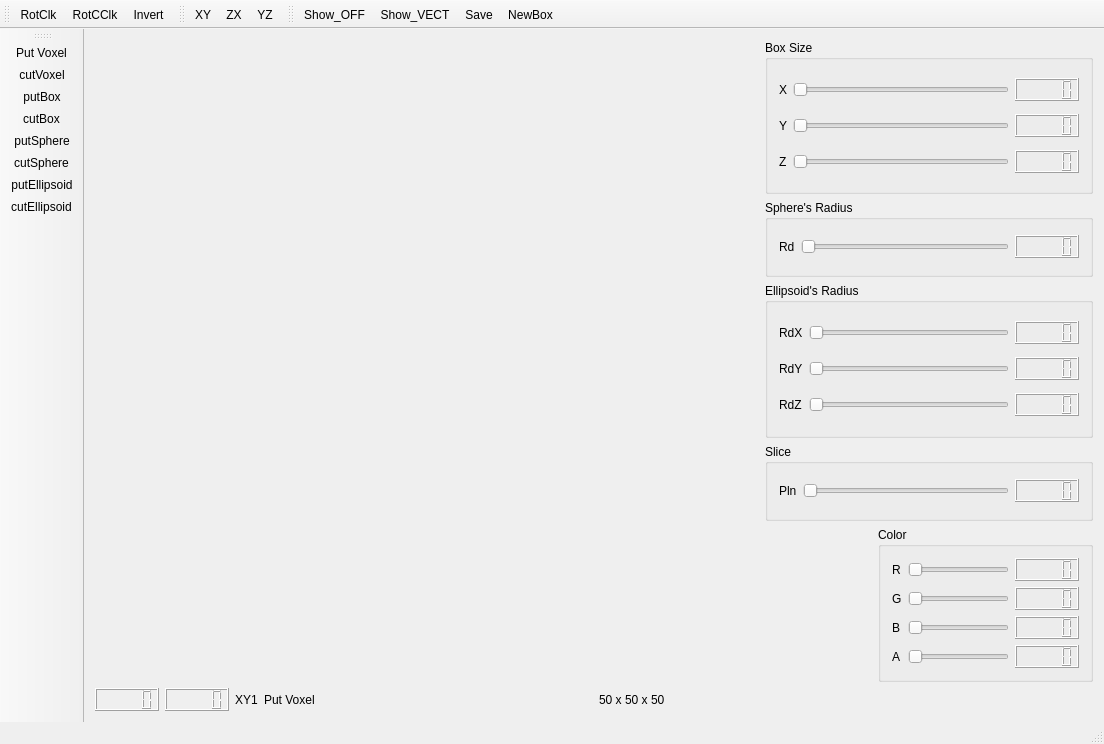
<?xml version="1.0" encoding="UTF-8"?>
<ui version="4.0">
 <class>MainWindow</class>
 <widget class="QMainWindow" name="MainWindow">
  <property name="geometry">
   <rect>
    <x>0</x>
    <y>0</y>
    <width>1104</width>
    <height>744</height>
   </rect>
  </property>
  <property name="sizePolicy">
   <sizepolicy hsizetype="Expanding" vsizetype="Expanding">
    <horstretch>0</horstretch>
    <verstretch>0</verstretch>
   </sizepolicy>
  </property>
  <property name="windowTitle">
   <string>MainWindow</string>
  </property>
  <widget class="QWidget" name="centralWidget">
   <layout class="QGridLayout" name="gridLayout_12">
    <item row="0" column="0">
     <layout class="QGridLayout" name="gridLayout_10">
      <item row="0" column="0">
       <layout class="QGridLayout" name="gridLayout_11" columnstretch="60,30">
        <property name="horizontalSpacing">
         <number>15</number>
        </property>
        <item row="0" column="0">
         <widget class="Plotter" name="widgetPlotter" native="true">
          <property name="minimumSize">
           <size>
            <width>471</width>
            <height>431</height>
           </size>
          </property>
         </widget>
        </item>
        <item row="0" column="1">
         <layout class="QGridLayout" name="gridLayout_8">
          <item row="0" column="0">
           <layout class="QGridLayout" name="gridLayout_6" rowstretch="10,5,10,5">
            <item row="0" column="0">
             <widget class="QGroupBox" name="groupBox">
              <property name="title">
               <string>Box Size</string>
              </property>
              <layout class="QGridLayout" name="gridLayout">
               <item row="0" column="0">
                <widget class="QLabel" name="label">
                 <property name="text">
                  <string>X</string>
                 </property>
                </widget>
               </item>
               <item row="0" column="1">
                <widget class="QSlider" name="horizontalSliderX">
                 <property name="orientation">
                  <enum>Qt::Horizontal</enum>
                 </property>
                </widget>
               </item>
               <item row="0" column="2">
                <widget class="QLCDNumber" name="lcdNumber"/>
               </item>
               <item row="1" column="0">
                <widget class="QLabel" name="label_2">
                 <property name="text">
                  <string>Y</string>
                 </property>
                </widget>
               </item>
               <item row="1" column="1">
                <widget class="QSlider" name="horizontalSliderY">
                 <property name="orientation">
                  <enum>Qt::Horizontal</enum>
                 </property>
                </widget>
               </item>
               <item row="1" column="2">
                <widget class="QLCDNumber" name="lcdNumber_2"/>
               </item>
               <item row="2" column="0">
                <widget class="QLabel" name="label_3">
                 <property name="text">
                  <string>Z</string>
                 </property>
                </widget>
               </item>
               <item row="2" column="1">
                <widget class="QSlider" name="horizontalSliderZ">
                 <property name="orientation">
                  <enum>Qt::Horizontal</enum>
                 </property>
                </widget>
               </item>
               <item row="2" column="2">
                <widget class="QLCDNumber" name="lcdNumber_3"/>
               </item>
              </layout>
             </widget>
            </item>
            <item row="1" column="0">
             <widget class="QGroupBox" name="groupBox_3">
              <property name="title">
               <string>Sphere's Radius</string>
              </property>
              <layout class="QGridLayout" name="gridLayout_2">
               <item row="0" column="0">
                <widget class="QLabel" name="label_4">
                 <property name="text">
                  <string>Rd</string>
                 </property>
                </widget>
               </item>
               <item row="0" column="1">
                <widget class="QSlider" name="horizontalSliderRD">
                 <property name="orientation">
                  <enum>Qt::Horizontal</enum>
                 </property>
                </widget>
               </item>
               <item row="0" column="2">
                <widget class="QLCDNumber" name="lcdNumber_4"/>
               </item>
              </layout>
             </widget>
            </item>
            <item row="2" column="0">
             <widget class="QGroupBox" name="groupBox_2">
              <property name="title">
               <string>Ellipsoid's Radius</string>
              </property>
              <layout class="QGridLayout" name="gridLayout_3">
               <item row="0" column="0">
                <widget class="QLabel" name="label_5">
                 <property name="text">
                  <string>RdX</string>
                 </property>
                </widget>
               </item>
               <item row="0" column="1">
                <widget class="QSlider" name="horizontalSliderRX">
                 <property name="orientation">
                  <enum>Qt::Horizontal</enum>
                 </property>
                </widget>
               </item>
               <item row="0" column="2">
                <widget class="QLCDNumber" name="lcdNumber_5"/>
               </item>
               <item row="1" column="0">
                <widget class="QLabel" name="label_6">
                 <property name="text">
                  <string>RdY</string>
                 </property>
                </widget>
               </item>
               <item row="1" column="1">
                <widget class="QSlider" name="horizontalSliderRY">
                 <property name="orientation">
                  <enum>Qt::Horizontal</enum>
                 </property>
                </widget>
               </item>
               <item row="1" column="2">
                <widget class="QLCDNumber" name="lcdNumber_6"/>
               </item>
               <item row="2" column="0">
                <widget class="QLabel" name="label_7">
                 <property name="text">
                  <string>RdZ</string>
                 </property>
                </widget>
               </item>
               <item row="2" column="1">
                <widget class="QSlider" name="horizontalSliderRZ">
                 <property name="orientation">
                  <enum>Qt::Horizontal</enum>
                 </property>
                </widget>
               </item>
               <item row="2" column="2">
                <widget class="QLCDNumber" name="lcdNumber_7"/>
               </item>
              </layout>
             </widget>
            </item>
            <item row="3" column="0">
             <widget class="QGroupBox" name="groupBox_5">
              <property name="title">
               <string>Slice</string>
              </property>
              <layout class="QGridLayout" name="gridLayout_4">
               <item row="0" column="0">
                <widget class="QLabel" name="label_8">
                 <property name="text">
                  <string>Pln</string>
                 </property>
                </widget>
               </item>
               <item row="0" column="1">
                <widget class="QSlider" name="horizontalSliderSlice">
                 <property name="orientation">
                  <enum>Qt::Horizontal</enum>
                 </property>
                </widget>
               </item>
               <item row="0" column="2">
                <widget class="QLCDNumber" name="lcdNumber_8"/>
               </item>
              </layout>
             </widget>
            </item>
           </layout>
          </item>
          <item row="1" column="0">
           <layout class="QGridLayout" name="gridLayout_7" columnstretch="30,60">
            <property name="sizeConstraint">
             <enum>QLayout::SetMaximumSize</enum>
            </property>
            <item row="0" column="1">
             <widget class="QGroupBox" name="groupBox_4">
              <property name="title">
               <string>Color</string>
              </property>
              <layout class="QGridLayout" name="gridLayout_5">
               <item row="0" column="0">
                <widget class="QLabel" name="label_10">
                 <property name="text">
                  <string>R</string>
                 </property>
                </widget>
               </item>
               <item row="0" column="1">
                <widget class="QSlider" name="horizontalSliderRed">
                 <property name="orientation">
                  <enum>Qt::Horizontal</enum>
                 </property>
                </widget>
               </item>
               <item row="0" column="2">
                <widget class="QLCDNumber" name="lcdNumber_9"/>
               </item>
               <item row="1" column="0">
                <widget class="QLabel" name="label_9">
                 <property name="text">
                  <string>G</string>
                 </property>
                </widget>
               </item>
               <item row="1" column="1">
                <widget class="QSlider" name="horizontalSliderGreen">
                 <property name="orientation">
                  <enum>Qt::Horizontal</enum>
                 </property>
                </widget>
               </item>
               <item row="1" column="2">
                <widget class="QLCDNumber" name="lcdNumber_10"/>
               </item>
               <item row="2" column="0">
                <widget class="QLabel" name="label_11">
                 <property name="text">
                  <string>B</string>
                 </property>
                </widget>
               </item>
               <item row="2" column="1">
                <widget class="QSlider" name="horizontalSliderBlue">
                 <property name="orientation">
                  <enum>Qt::Horizontal</enum>
                 </property>
                </widget>
               </item>
               <item row="2" column="2">
                <widget class="QLCDNumber" name="lcdNumber_11"/>
               </item>
               <item row="3" column="0">
                <widget class="QLabel" name="label_12">
                 <property name="text">
                  <string>A</string>
                 </property>
                </widget>
               </item>
               <item row="3" column="1">
                <widget class="QSlider" name="horizontalSliderAlpha">
                 <property name="orientation">
                  <enum>Qt::Horizontal</enum>
                 </property>
                </widget>
               </item>
               <item row="3" column="2">
                <widget class="QLCDNumber" name="lcdNumber_12"/>
               </item>
              </layout>
             </widget>
            </item>
            <item row="0" column="0">
             <widget class="ColorWindow" name="widgetColor" native="true"/>
            </item>
           </layout>
          </item>
         </layout>
        </item>
       </layout>
      </item>
      <item row="1" column="0">
       <layout class="QGridLayout" name="gridLayout_9" columnstretch="0,0,0,0,2">
        <item row="0" column="0">
         <layout class="QGridLayout" name="gridLayout_14">
          <item row="0" column="0">
           <widget class="QLCDNumber" name="lcdNumberLinha"/>
          </item>
          <item row="0" column="1">
           <widget class="QLCDNumber" name="lcdNumberColuna"/>
          </item>
         </layout>
        </item>
        <item row="0" column="1">
         <widget class="QLabel" name="labelDim">
          <property name="text">
           <string>XY1</string>
          </property>
         </widget>
        </item>
        <item row="0" column="2">
         <widget class="QLabel" name="labelFG">
          <property name="text">
           <string>Put Voxel</string>
          </property>
         </widget>
        </item>
        <item row="0" column="3">
         <spacer name="horizontalSpacer">
          <property name="orientation">
           <enum>Qt::Horizontal</enum>
          </property>
          <property name="sizeHint" stdset="0">
           <size>
            <width>278</width>
            <height>20</height>
           </size>
          </property>
         </spacer>
        </item>
        <item row="0" column="4">
         <widget class="QLabel" name="labelSize">
          <property name="text">
           <string>50 x 50 x 50</string>
          </property>
         </widget>
        </item>
       </layout>
      </item>
     </layout>
    </item>
   </layout>
  </widget>
  <widget class="QMenuBar" name="menuBar">
   <property name="geometry">
    <rect>
     <x>0</x>
     <y>0</y>
     <width>1104</width>
     <height>22</height>
    </rect>
   </property>
  </widget>
  <widget class="QStatusBar" name="statusBar"/>
  <widget class="QToolBar" name="toolBar">
   <property name="windowTitle">
    <string>toolBar</string>
   </property>
   <attribute name="toolBarArea">
    <enum>TopToolBarArea</enum>
   </attribute>
   <attribute name="toolBarBreak">
    <bool>false</bool>
   </attribute>
   <addaction name="actionRotClk"/>
   <addaction name="actionRotCClk"/>
   <addaction name="actionInvert"/>
  </widget>
  <widget class="QToolBar" name="toolBar_2">
   <property name="windowTitle">
    <string>toolBar_2</string>
   </property>
   <attribute name="toolBarArea">
    <enum>LeftToolBarArea</enum>
   </attribute>
   <attribute name="toolBarBreak">
    <bool>false</bool>
   </attribute>
   <addaction name="actionPutVoxel"/>
   <addaction name="actionCutVoxel"/>
   <addaction name="actionPutBox"/>
   <addaction name="actionCutBox"/>
   <addaction name="actionPutSphere"/>
   <addaction name="actionCutSphere"/>
   <addaction name="actionPutEllipsoid"/>
   <addaction name="actionCutEllipsoid"/>
  </widget>
  <widget class="QToolBar" name="toolBar_3">
   <property name="windowTitle">
    <string>toolBar_3</string>
   </property>
   <attribute name="toolBarArea">
    <enum>TopToolBarArea</enum>
   </attribute>
   <attribute name="toolBarBreak">
    <bool>false</bool>
   </attribute>
   <addaction name="actionXY"/>
   <addaction name="actionZX"/>
   <addaction name="actionYZ"/>
  </widget>
  <widget class="QToolBar" name="toolBar_4">
   <property name="windowTitle">
    <string>toolBar_4</string>
   </property>
   <attribute name="toolBarArea">
    <enum>TopToolBarArea</enum>
   </attribute>
   <attribute name="toolBarBreak">
    <bool>false</bool>
   </attribute>
   <addaction name="actionShow_OFF"/>
   <addaction name="actionShow_VECT"/>
   <addaction name="actionSave"/>
   <addaction name="actionNewBox"/>
  </widget>
  <action name="actionPutVoxel">
   <property name="text">
    <string>Put Voxel</string>
   </property>
  </action>
  <action name="actionCutVoxel">
   <property name="text">
    <string>cutVoxel</string>
   </property>
  </action>
  <action name="actionPutBox">
   <property name="text">
    <string>putBox</string>
   </property>
  </action>
  <action name="actionCutBox">
   <property name="text">
    <string>cutBox</string>
   </property>
  </action>
  <action name="actionPutSphere">
   <property name="text">
    <string>putSphere</string>
   </property>
  </action>
  <action name="actionCutSphere">
   <property name="text">
    <string>cutSphere</string>
   </property>
  </action>
  <action name="actionPutEllipsoid">
   <property name="text">
    <string>putEllipsoid</string>
   </property>
  </action>
  <action name="actionCutEllipsoid">
   <property name="text">
    <string>cutEllipsoid</string>
   </property>
  </action>
  <action name="actionRotClk">
   <property name="text">
    <string>RotClk</string>
   </property>
  </action>
  <action name="actionRotCClk">
   <property name="text">
    <string>RotCClk</string>
   </property>
  </action>
  <action name="actionInvert">
   <property name="text">
    <string>Invert</string>
   </property>
  </action>
  <action name="actionNewBox">
   <property name="text">
    <string>NewBox</string>
   </property>
  </action>
  <action name="actionShow_OFF">
   <property name="text">
    <string>Show_OFF</string>
   </property>
  </action>
  <action name="actionShow_VECT">
   <property name="text">
    <string>Show_VECT</string>
   </property>
  </action>
  <action name="actionSave">
   <property name="text">
    <string>Save</string>
   </property>
  </action>
  <action name="actionXY">
   <property name="text">
    <string>XY</string>
   </property>
  </action>
  <action name="actionZX">
   <property name="text">
    <string>ZX</string>
   </property>
  </action>
  <action name="actionYZ">
   <property name="text">
    <string>YZ</string>
   </property>
  </action>
 </widget>
 <layoutdefault spacing="6" margin="11"/>
 <customwidgets>
  <customwidget>
   <class>Plotter</class>
   <extends>QWidget</extends>
   <header>plotter.h</header>
   <container>1</container>
   <slots>
    <signal>moveX(int)</signal>
    <signal>moveY(int)</signal>
    <signal>planeChosen(int)</signal>
    <slot>mudaFrequencia(int)</slot>
    <slot>changeRed(int)</slot>
    <slot>changeGreen(int)</slot>
    <slot>changeBlue(int)</slot>
   </slots>
  </customwidget>
  <customwidget>
   <class>ColorWindow</class>
   <extends>QWidget</extends>
   <header>colorwindow.h</header>
   <container>1</container>
   <slots>
    <slot>changeRed()</slot>
    <slot>changeGreen()</slot>
    <slot>changeBlue()</slot>
    <slot>changeAlpha()</slot>
   </slots>
  </customwidget>
 </customwidgets>
 <resources/>
 <connections>
  <connection>
   <sender>horizontalSliderX</sender>
   <signal>valueChanged(int)</signal>
   <receiver>lcdNumber</receiver>
   <slot>display(int)</slot>
   <hints>
    <hint type="sourcelabel">
     <x>1008</x>
     <y>116</y>
    </hint>
    <hint type="destinationlabel">
     <x>1078</x>
     <y>120</y>
    </hint>
   </hints>
  </connection>
  <connection>
   <sender>horizontalSliderY</sender>
   <signal>valueChanged(int)</signal>
   <receiver>lcdNumber_2</receiver>
   <slot>display(int)</slot>
   <hints>
    <hint type="sourcelabel">
     <x>1008</x>
     <y>150</y>
    </hint>
    <hint type="destinationlabel">
     <x>1078</x>
     <y>154</y>
    </hint>
   </hints>
  </connection>
  <connection>
   <sender>horizontalSliderZ</sender>
   <signal>valueChanged(int)</signal>
   <receiver>lcdNumber_3</receiver>
   <slot>display(int)</slot>
   <hints>
    <hint type="sourcelabel">
     <x>1008</x>
     <y>184</y>
    </hint>
    <hint type="destinationlabel">
     <x>1078</x>
     <y>188</y>
    </hint>
   </hints>
  </connection>
  <connection>
   <sender>horizontalSliderRD</sender>
   <signal>valueChanged(int)</signal>
   <receiver>lcdNumber_4</receiver>
   <slot>display(int)</slot>
   <hints>
    <hint type="sourcelabel">
     <x>1008</x>
     <y>265</y>
    </hint>
    <hint type="destinationlabel">
     <x>1078</x>
     <y>269</y>
    </hint>
   </hints>
  </connection>
  <connection>
   <sender>horizontalSliderRX</sender>
   <signal>valueChanged(int)</signal>
   <receiver>lcdNumber_5</receiver>
   <slot>display(int)</slot>
   <hints>
    <hint type="sourcelabel">
     <x>1008</x>
     <y>346</y>
    </hint>
    <hint type="destinationlabel">
     <x>1078</x>
     <y>350</y>
    </hint>
   </hints>
  </connection>
  <connection>
   <sender>horizontalSliderRY</sender>
   <signal>valueChanged(int)</signal>
   <receiver>lcdNumber_6</receiver>
   <slot>display(int)</slot>
   <hints>
    <hint type="sourcelabel">
     <x>1008</x>
     <y>380</y>
    </hint>
    <hint type="destinationlabel">
     <x>1078</x>
     <y>384</y>
    </hint>
   </hints>
  </connection>
  <connection>
   <sender>horizontalSliderRZ</sender>
   <signal>valueChanged(int)</signal>
   <receiver>lcdNumber_7</receiver>
   <slot>display(int)</slot>
   <hints>
    <hint type="sourcelabel">
     <x>1008</x>
     <y>414</y>
    </hint>
    <hint type="destinationlabel">
     <x>1078</x>
     <y>418</y>
    </hint>
   </hints>
  </connection>
  <connection>
   <sender>horizontalSliderSlice</sender>
   <signal>valueChanged(int)</signal>
   <receiver>lcdNumber_8</receiver>
   <slot>display(int)</slot>
   <hints>
    <hint type="sourcelabel">
     <x>1008</x>
     <y>494</y>
    </hint>
    <hint type="destinationlabel">
     <x>1078</x>
     <y>498</y>
    </hint>
   </hints>
  </connection>
  <connection>
   <sender>horizontalSliderRed</sender>
   <signal>valueChanged(int)</signal>
   <receiver>lcdNumber_9</receiver>
   <slot>display(int)</slot>
   <hints>
    <hint type="sourcelabel">
     <x>1008</x>
     <y>572</y>
    </hint>
    <hint type="destinationlabel">
     <x>1078</x>
     <y>576</y>
    </hint>
   </hints>
  </connection>
  <connection>
   <sender>horizontalSliderGreen</sender>
   <signal>valueChanged(int)</signal>
   <receiver>lcdNumber_10</receiver>
   <slot>display(int)</slot>
   <hints>
    <hint type="sourcelabel">
     <x>1008</x>
     <y>601</y>
    </hint>
    <hint type="destinationlabel">
     <x>1078</x>
     <y>605</y>
    </hint>
   </hints>
  </connection>
  <connection>
   <sender>horizontalSliderBlue</sender>
   <signal>valueChanged(int)</signal>
   <receiver>lcdNumber_11</receiver>
   <slot>display(int)</slot>
   <hints>
    <hint type="sourcelabel">
     <x>1008</x>
     <y>630</y>
    </hint>
    <hint type="destinationlabel">
     <x>1078</x>
     <y>634</y>
    </hint>
   </hints>
  </connection>
  <connection>
   <sender>horizontalSliderAlpha</sender>
   <signal>valueChanged(int)</signal>
   <receiver>lcdNumber_12</receiver>
   <slot>display(int)</slot>
   <hints>
    <hint type="sourcelabel">
     <x>1008</x>
     <y>659</y>
    </hint>
    <hint type="destinationlabel">
     <x>1078</x>
     <y>663</y>
    </hint>
   </hints>
  </connection>
  <connection>
   <sender>horizontalSliderRed</sender>
   <signal>valueChanged(int)</signal>
   <receiver>widgetPlotter</receiver>
   <slot>changeRed(int)</slot>
   <hints>
    <hint type="sourcelabel">
     <x>1008</x>
     <y>572</y>
    </hint>
    <hint type="destinationlabel">
     <x>559</x>
     <y>645</y>
    </hint>
   </hints>
  </connection>
  <connection>
   <sender>horizontalSliderGreen</sender>
   <signal>valueChanged(int)</signal>
   <receiver>widgetPlotter</receiver>
   <slot>changeGreen(int)</slot>
   <hints>
    <hint type="sourcelabel">
     <x>1008</x>
     <y>601</y>
    </hint>
    <hint type="destinationlabel">
     <x>568</x>
     <y>664</y>
    </hint>
   </hints>
  </connection>
  <connection>
   <sender>horizontalSliderBlue</sender>
   <signal>valueChanged(int)</signal>
   <receiver>widgetPlotter</receiver>
   <slot>changeBlue(int)</slot>
   <hints>
    <hint type="sourcelabel">
     <x>1008</x>
     <y>630</y>
    </hint>
    <hint type="destinationlabel">
     <x>553</x>
     <y>677</y>
    </hint>
   </hints>
  </connection>
 </connections>
</ui>
